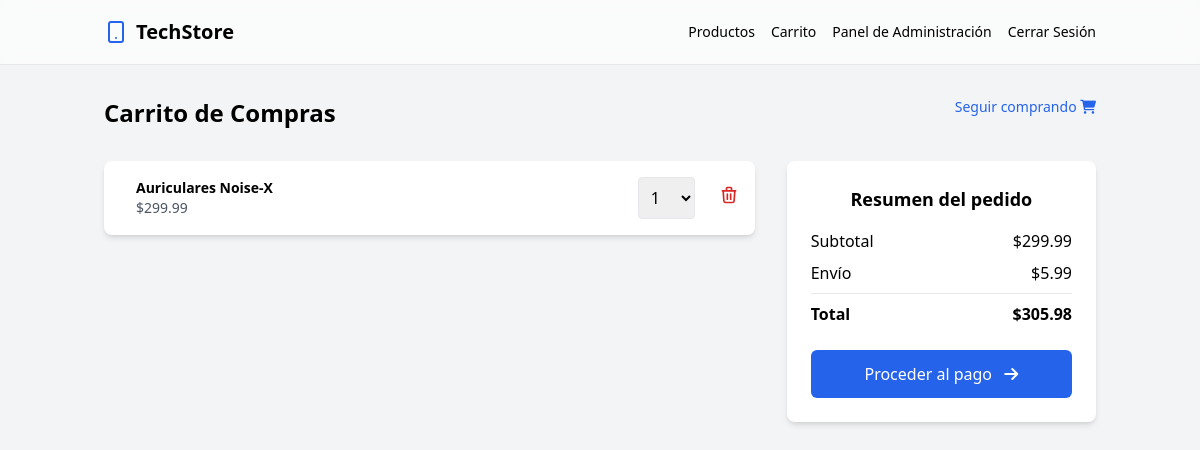
The page /carrito/ver/ (signed in) on the database as committed earlier.
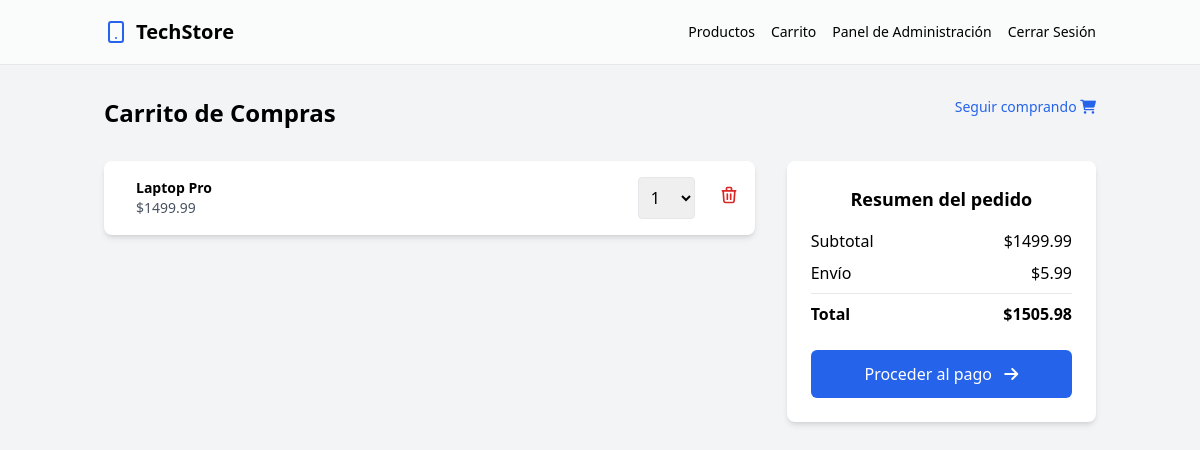
The same page on the database as committed later.
### carrito_app/models.py (models this page shows, shortened)
class CartItem(models.Model):
    carrito = models.ForeignKey(Cart, related_name='items', on_delete=models.CASCADE)
    producto = models.ForeignKey(Product, on_delete=models.CASCADE)
    cantidad = models.PositiveIntegerField(default=1)

### catalogo_app/models.py (models this page shows, shortened)
class Product(models.Model):
    nombre = models.CharField(max_length=200)
    descripcion = models.TextField()
    precio = models.DecimalField(max_digits=10, decimal_places=2)
    stock = models.PositiveIntegerField()
    categoria = models.ForeignKey(Category, on_delete=models.CASCADE)
    imagen = models.ImageField(upload_to='products/', blank=True, null=True)

### carrito_app/views.py (the view)
# urls.py: path('ver/', views.ver_carrito, name='ver_carrito'),
@login_required
def ver_carrito(request):
    carrito, created = Cart.objects.get_or_create(user=request.user)
    items = carrito.items.all().select_related('producto')
    subtotal = sum(item.producto.precio * item.cantidad for item in items)
    envio = Decimal('5.99') if subtotal > 0 else Decimal('0')
    total = subtotal + envio
    context = {
        'carrito': carrito,
        'items': items,
        'subtotal': subtotal,
        'envio': envio,
        'total': total
    }
    return render(request, 'carrito_app/ver_carrito.html', context)

### carrito_app/templates/carrito_app/ver_carrito.html (shortened to what the changed rows need)
{% load static %}
<!DOCTYPE html>
<html lang="es">
    <head>
        <link href="https://cdnjs.cloudflare.com/ajax/libs/font-awesome/6.0.0-beta3/css/all.min.css"
              rel="stylesheet">
        <script src="https://cdn.tailwindcss.com"></script>
    </head>
    <body>
        {% include 'nav.html' %}
        <div class="container mx-auto px-4 py-8">
            <div class="flex justify-between">
                <h1 class="text-2xl font-bold mb-8">Carrito de Compras</h1>
            </div>
            {% if items %}
                <div class="grid grid-cols-1 lg:grid-cols-3 gap-8">
                    <div class="lg:col-span-2">
                        {% for item in items %}
                            <div class="bg-white rounded-lg shadow-md p-4 mb-4 flex items-center justify-between">
                                <div class="flex-grow ml-4">
                                    <p class="font-semibold text-sm">{{ item.producto.nombre }}</p>
                                    <p class="text-gray-600 text-sm">${{ item.producto.precio }}</p>
                                </div>
                                <div class="flex items-center">
                                    <form method="POST"
                                          action="{% url 'actualizar_cantidad' item.id %}"
                                          class="flex items-center">
                                        <select name="cantidad"
                                                onchange="this.form.submit()"
                                                class="rounded border p-2 mr-2">
                                            {% for i in "x"|rjust:item.producto.stock %}
                                                <option value="{{ forloop.counter }}"
                                                        {% if item.cantidad == forloop.counter %}selected{% endif %}>
                                                    {{ forloop.counter }}
                                                </option>
                                            {% endfor %}
                                        </select>
                                    </form>
                                    <form method="POST"
                                          action="{% url 'eliminar_del_carrito' item.id %}"
                                          class="ml-4">
                                        <button type="submit" class="text-red-600 hover:text-red-800">
                                            <svg class="w-5 h-5" fill="none" stroke="currentColor" viewBox="0 0 24 24">
                                                <path stroke-linecap="round" stroke-linejoin="round" stroke-width="2" d="M19 7l-.867 12.142A2 2 0 0116.138 21H7.862a2 2 0 01-1.995-1.858L5 7m5 4v6m4-6v6m1-10V4a1 1 0 00-1-1h-4a1 1 0 00-1 1v3M4 7h16" />
                                            </svg>
                                        </button>
                                    </form>
                                </div>
                            </div>
                        {% endfor %}
                    </div>
                    <div class="lg:col-span-1">
                        <div class="bg-white rounded-lg shadow-md p-6 sticky top-4 text-center">
                            <h2 class="text-lg font-semibold mb-4">Resumen del pedido</h2>
                            <div class="space-y-2">
                                <div class="flex justify-between">
                                    <span>Subtotal</span>
                                    <span>${{ subtotal }}</span>
                                </div>
                                <div class="flex justify-between">
                                    <span>Envío</span>
                                    <span>${{ envio }}</span>
                                </div>
                                <div class="border-t pt-2 mt-2">
                                    <div class="flex justify-between font-semibold">
                                        <span>Total</span>
                                        <span>${{ total }}</span>
                                    </div>
                                </div>
                            </div>
                            <form method="POST" action="{% url 'crear_orden' %}" class="mt-6">
                                <button type="submit"
                                        class="w-full bg-blue-600 text-white py-3 px-6 rounded-md hover:bg-blue-700 focus:outline-none focus:ring-2 focus:ring-blue-500 focus:ring-offset-2 transition duration-150 ease-in-out transform hover:scale-105 mb-5 sm:mb-0">
                                    Proceder al pago
                                    <i class="fas fa-arrow-right ml-2"></i>
                                </button>
                            </form>
                        </div>
                    </div>
                </div>
            {% endif %}
        </div>
    </body>
</html>

Rows that differ between the two databases and show on the page:
removed CartItem: producto.nombre "Auriculares Noise-X", producto.precio "299.99", cantidad "1"
added CartItem: producto.nombre "Laptop Pro", producto.precio "1499.99", cantidad "1"
Other text that changed with them:
{{ subtotal }}: "299.99" → "1499.99"
{{ total }}: "305.98" → "1505.98"
